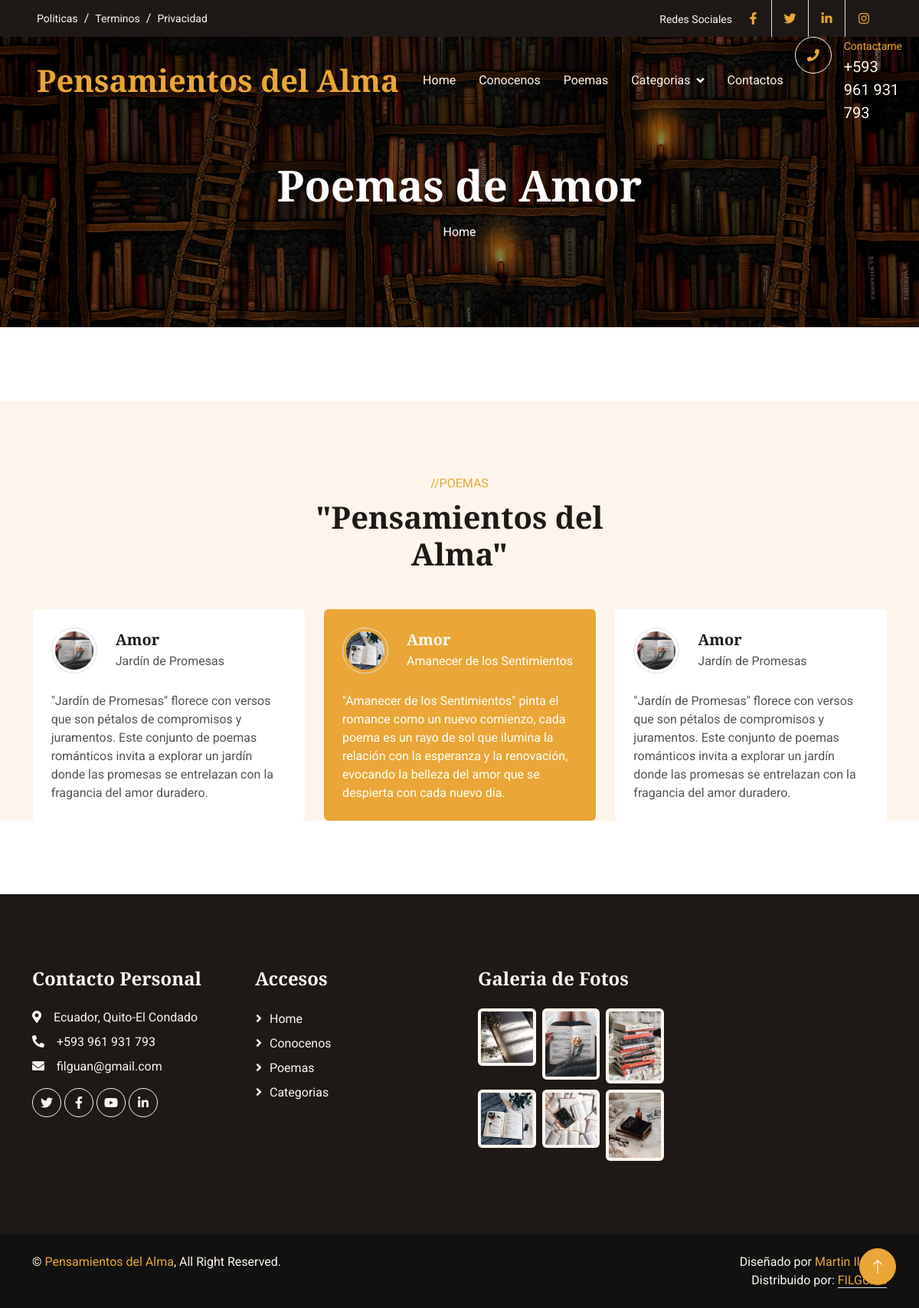
Page /amores/ on the committed database.
### pages/models.py (models this page shows, shortened)
class Page(models.Model):
    title=models.CharField(max_length=100, verbose_name="Titulo")
    content=models.TextField(verbose_name="Contenido")
    created=models.DateTimeField(auto_now_add=True, verbose_name="Fecha de Creación")
    updated=models.DateTimeField(auto_now=True, verbose_name="Fecha de Edición")
    class Meta:
        verbose_name="Page"
        verbose_name_plural="Pages"

### amores/models.py (models this page shows, shortened)
class Amores(models.Model):
    title=models.CharField(max_length=100, verbose_name="Título")
    subtitle=models.CharField(max_length=100, verbose_name="SubTítulo")
    content=models.TextField(verbose_name="Descipción")
    image=models.ImageField(upload_to="amor", verbose_name="Imagen")
    created=models.DateTimeField(auto_now_add=True, verbose_name="Fecha de Creación")
    updated=models.DateTimeField(auto_now=True, verbose_name="Fecha de Edición")
    class Meta:
        verbose_name="Poema de Amor"
        verbose_name_plural="poemas de Amor"
        ordering=['-created']

### amores/views.py (the view)
# urls.py: path('', views.amor, name="amor"),
def amor(request):
    amores = Amores.objects.all()
    return render(request,"amores/amor.html", {'amores':amores})

### pages/templatetags/pages_extras.py (called while the page is built)
@register.simple_tag
def get_pages():
    pages=Page.objects.all()
    return pages

### social/processors.py (called while the page is built)
def ctx_dict(request):
    dict_urls={}
    urls=Social.objects.all()
    for url in urls:
        dict_urls[url.key]=url.url
    return dict_urls

### amores/templates/amores/amor.html (shortened to what this page needs)
{% extends "core/base.html" %}
{% load static %}
{% block TitleHeader %}
<h1 class="display-4 text-white animated slideInDown mb-3">Poemas de Amor</h1>
{% endblock  %}
{% block content %}
<div class="container-xxl bg-light my-6 py-6 pb-0">
    <div class="container">
        <div class="text-center mx-auto mb-5 wow fadeInUp" data-wow-delay="0.1s" style="max-width: 500px;">
            <p class="text-primary text-uppercase mb-2">//POEMAS</p>
            <h1 class="display-6 mb-4">"Pensamientos del Alma"</h1>
        </div>
        <div class="owl-carousel testimonial-carousel wow fadeInUp" data-wow-delay="0.1s">
            {% for amores in amores %}
            <div class="testimonial-item bg-white rounded p-4">
                <div class="d-flex align-items-center mb-4">
                    <img class="flex-shrink-0 rounded-circle border p-1" src="{{amores.image.url}}" alt="">
                    <div class="ms-4">
                        <h5 class="mb-1">{{amores.title}}</h5>
                        <span>{{amores.subtitle}}</span>
                    </div>
                </div>
                <p class="mb-0">{{amores.content}}</p>
            </div>
            {% endfor %}
        </div>
    </div>
</div>
{% endblock  %}

### core/templates/core/base.html (shortened to what this page needs)
<!DOCTYPE html>
<html lang="es">
<head>
    {% load static %}
    <link href="https://cdnjs.cloudflare.com/ajax/libs/font-awesome/5.10.0/css/all.min.css" rel="stylesheet">
    <link href="https://cdn.jsdelivr.net/npm/bootstrap-icons@1.4.1/font/bootstrap-icons.css" rel="stylesheet">
    <link href="{% static 'core/lib/animate/animate.min.css' %} " rel="stylesheet">
    <link href="{% static 'core/lib/owlcarousel/assets/owl.carousel.min.css' %}" rel="stylesheet">
    <link href="{% static 'core/css/bootstrap.min.css' %}" rel="stylesheet">
    <link href="{% static 'core/css/style.css' %}" rel="stylesheet">
</head>
<body>
    <div class="container-fluid top-bar bg-dark text-light px-0 wow fadeIn" data-wow-delay="0.1s">
        <div class="row gx-0 align-items-center d-none d-lg-flex">
            <div class="col-lg-6 px-5 text-start">
                <ol class="breadcrumb mb-0">
                    {% load pages_extras %}
                    {% get_pages as pages %}
                    {% for page in pages %}
                    <li class="breadcrumb-item"><a class="small text-light" href="{% url 'policies' page.id %}">{{page.title}}</a></li>
                    {% endfor %}
                </ol>
            </div>
            <div class="col-lg-6 px-5 text-end">
                <small>Redes Sociales</small>
                <div class="h-100 d-inline-flex align-items-center">
                    {% if URL_FACEBOOK != null %}
                    <a class="btn-lg-square text-primary border-end rounded-0" href="{{URL_FACEBOOK}}"><i class="fab fa-facebook-f"></i></a>
                    {% endif %}
                    {% if URL_TWITTER != null %}
                    <a class="btn-lg-square text-primary border-end rounded-0" href="{{URL_TWITTER}}"><i class="fab fa-twitter"></i></a>
                    {% endif %}
                    {% if URL_LINKEDLN != null %}
                    <a class="btn-lg-square text-primary border-end rounded-0" href="{{URL_LINKEDLN}}"><i class="fab fa-linkedin-in"></i></a>
                    {% endif %}
                    {% if URL_LINKEDLN != null %}
                    <a class="btn-lg-square text-primary pe-0" href="{{URL_INSTAGRAM}}"><i class="fab fa-instagram"></i></a>
                    {% endif %}
                </div>
            </div>
        </div>
    </div>
    <nav class="navbar navbar-expand-lg navbar-dark fixed-top py-lg-0 px-lg-5 wow fadeIn" data-wow-delay="0.1s">
        <a href="index.html" class="navbar-brand ms-4 ms-lg-0">
            <h1 class="text-primary m-0">Pensamientos del Alma</h1>
        </a>
        <div class="collapse navbar-collapse" id="navbarCollapse">
            <div class="navbar-nav mx-auto p-4 p-lg-0">
                <a href="{% url 'home' %}" class="nav-item nav-link">Home</a>
                <a href="{% url 'about' %}" class="nav-item nav-link ">Conocenos</a>
                <a href="{% url 'poemas' %}" class="nav-item nav-link">Poemas</a>
                <div class="nav-item dropdown">
                    <a href="{% url 'categorias' %}" class="nav-link dropdown-toggle" data-bs-toggle="">Categorias</a>
                </div>
                <a href="{% url 'contacto' %}" class="nav-item nav-link">Contactos</a>
            </div>
            <div class=" d-none d-lg-flex">
                <div class="flex-shrink-0 btn-lg-square border border-light rounded-circle">
                    <i class="fa fa-phone text-primary"></i>
                </div>
                <div class="ps-3">
                    <small class="text-primary mb-0">Contactame</small>
                    <p class="text-light fs-5 mb-0">+593 961 931 793</p>
                </div>
            </div>
        </div>
    </nav>
    <div class="container-fluid page-header py-6 wow fadeIn" data-wow-delay="0.1s">
        <div class="container text-center pt-5 pb-3">
            <h1 class="display-4 text-white animated slideInDown mb-3">{% block TitleHeader %}{% endblock  %}</h1>
            <nav aria-label="breadcrumb animated slideInDown">
                <ol class="breadcrumb justify-content-center mb-0">
                    <li class="breadcrumb-item"><a class="text-white" href="{% url 'home' %}">Home</a></li>
                </ol>
            </nav>
        </div>
    </div>
    {% block content %}{% endblock  %}
    <div class="container-fluid bg-dark text-light footer my-6 mb-0 py-5 wow fadeIn" data-wow-delay="0.1s">
        <div class="container py-5">
            <div class="row g-5">
                <div class="col-lg-3 col-md-6">
                    <h4 class="text-light mb-4">Contacto Personal</h4>
                    <p class="mb-2"><i class="fa fa-map-marker-alt me-3"></i>Ecuador, Quito-El Condado</p>
                    <p class="mb-2"><i class="fa fa-phone-alt me-3"></i>+593 961 931 793</p>
                    <p class="mb-2"><i class="fa fa-envelope me-3"></i>filguan@gmail.com</p>
                    <div class="d-flex pt-2">
                        <a class="btn btn-square btn-outline-light rounded-circle me-1" href="https://twitter.com/?lang=es"><i class="fab fa-twitter"></i></a>
                        <a class="btn btn-square btn-outline-light rounded-circle me-1" href="https://www.facebook.com/?locale=es_LA"><i class="fab fa-facebook-f"></i></a>
                        <a class="btn btn-square btn-outline-light rounded-circle me-1" href="https://www.youtube.com/"><i class="fab fa-youtube"></i></a>
                        <a class="btn btn-square btn-outline-light rounded-circle me-0" href="https://ec.linkedin.com/"><i class="fab fa-linkedin-in"></i></a>
                    </div>
                </div>
                <div class="col-lg-3 col-md-6">
                    <h4 class="text-light mb-4">Accesos</h4>
                    <a href="{% url 'home' %}" class="btn btn-link" >Home</a>
                    <a href="{% url 'about' %}" class="btn btn-link">Conocenos</a>
                    <a href="{% url 'poemas' %}" class="btn btn-link">Poemas</a>
                    <a href="{% url 'categorias' %}" class="btn btn-link">Categorias</a>
                </div>
                <div class="col-lg-3 col-md-6">
                    <h4 class="text-light mb-4">Galeria de Fotos</h4>
                    <div class="row g-2">
                        <div class="col-4">
                            <img class="img-fluid bg-light rounded p-1" src="{% static 'core/img/libro1.jpg' %}" alt="Image">
                        </div>
                        <div class="col-4">
                            <img class="img-fluid bg-light rounded p-1" src="{% static 'core/img/libro2.jpg' %}" alt="Image">
                        </div>
                        <div class="col-4">
                            <img class="img-fluid bg-light rounded p-1" src="{% static 'core/img/libro3.jpg' %}" alt="Image">
                        </div>
                        <div class="col-4">
                            <img class="img-fluid bg-light rounded p-1" src="{% static 'core/img/libro4.jpg' %}" alt="Image">
                        </div>
                        <div class="col-4">
                            <img class="img-fluid bg-light rounded p-1" src="{% static 'core/img/libro5.jpg' %}" alt="Image">
                        </div>
                        <div class="col-4">
                            <img class="img-fluid bg-light rounded p-1" src="{% static 'core/img/libro6.jpg' %}" alt="Image">
                        </div>
                    </div>
                </div>
            </div>
        </div>
    </div>
    <div class="container-fluid copyright text-light py-4 wow fadeIn" data-wow-delay="0.1s">
        <div class="container">
            <div class="row">
                <div class="col-md-6 text-center text-md-start mb-3 mb-md-0">
                    &copy; <a href="#">Pensamientos del Alma</a>, All Right Reserved.
                </div>
                <div class="col-md-6 text-center text-md-end">
                    Diseñado por <a href="https://htmlcodex.com">Martin Ilguán</a>
                    <br>Distribuido por: <a class="border-bottom" href="https://themewagon.com" target="_blank">FILGUAN</a>
                </div>
            </div>
        </div>
    </div>
    <a href="#" class="btn btn-lg btn-primary btn-lg-square rounded-circle back-to-top"><i class="bi bi-arrow-up"></i></a>
</body>
</html>

### core/static/core/css/style.css (style rules this page uses)
:root { --primary: #EAA636; --secondary: #545454; --light: #FDF5EB; --dark: #1E1916; }
h4, h5, h6, .h4, .h5, .h6 { font-weight: 600 !important; }
.py-6 { padding-top: 6rem; padding-bottom: 6rem; }
.my-6 { margin-top: 6rem; margin-bottom: 6rem; }
.back-to-top { position: fixed; display: none; right: 30px; bottom: 30px; z-index: 99; }
.btn { font-weight: 500; transition: .5s; }
.btn.btn-primary { color: #FFFFFF; }
.btn-square { width: 38px; height: 38px; }
.btn-lg-square { width: 48px; height: 48px; }
.btn-square, .btn-sm-square, .btn-lg-square { padding: 0; display: flex; align-items: center; justify-content: center; font-weight: normal; }
.navbar .dropdown-toggle::after { border: none; content: "\f107"; font-family: "Font Awesome 5 Free"; font-weight: 900; vertical-align: middle; margin-left: 8px; }
.navbar .navbar-nav .nav-link { padding: 35px 15px; color: var(--light); outline: none; }
.navbar.fixed-top { transition: .5s; }
.page-header { margin-bottom: 6rem; background: linear-gradient(rgba(0, 0, 0, .5), rgba(0, 0, 0, .5)), url(../img/portada.jpg) center center no-repeat; background-size: cover; }
.breadcrumb-item+.breadcrumb-item::before { color: var(--light); }
.testimonial-carousel .owl-item .testimonial-item img { width: 60px; height: 60px; }
.testimonial-carousel .owl-item .testimonial-item, .testimonial-carousel .owl-item .testimonial-item * { transition: .5s; }
.testimonial-carousel .owl-item.center .testimonial-item { background: var(--primary) !important; }
.testimonial-carousel .owl-item.center .testimonial-item * { color: #FFFFFF !important; }
.footer .btn.btn-link { display: block; margin-bottom: 5px; padding: 0; text-align: left; color: var(--light); font-weight: normal; text-transform: capitalize; transition: .3s; }
.footer .btn.btn-link::before { position: relative; content: "\f105"; font-family: "Font Awesome 5 Free"; font-weight: 900; color: var(--light); margin-right: 10px; }
.copyright { background: #111111; }
.copyright a { color: var(--primary); }

### rows in the picture
Page: title "Politicas"
Page: title "Terminos"
Page: title "Privacidad"
Amores: image (picture), title "Amor", subtitle "Amanecer de los Sentimientos", content "\"Amanecer de los Sentimientos\" pinta el romance como un nuevo comienzo, cada poema es un rayo de sol que ilumina la relación con la esperanza y la renovación, evocando la belleza del amor que se despierta con cada nuevo día."
Amores: image (picture), title "Amor", subtitle "Jardín de Promesas", content "\"Jardín de Promesas\" florece con versos que son pétalos de compromisos y juramentos. Este conjunto de poemas románticos invita a explorar un jardín donde las promesas se entrelazan con la fragancia del amor duradero."
